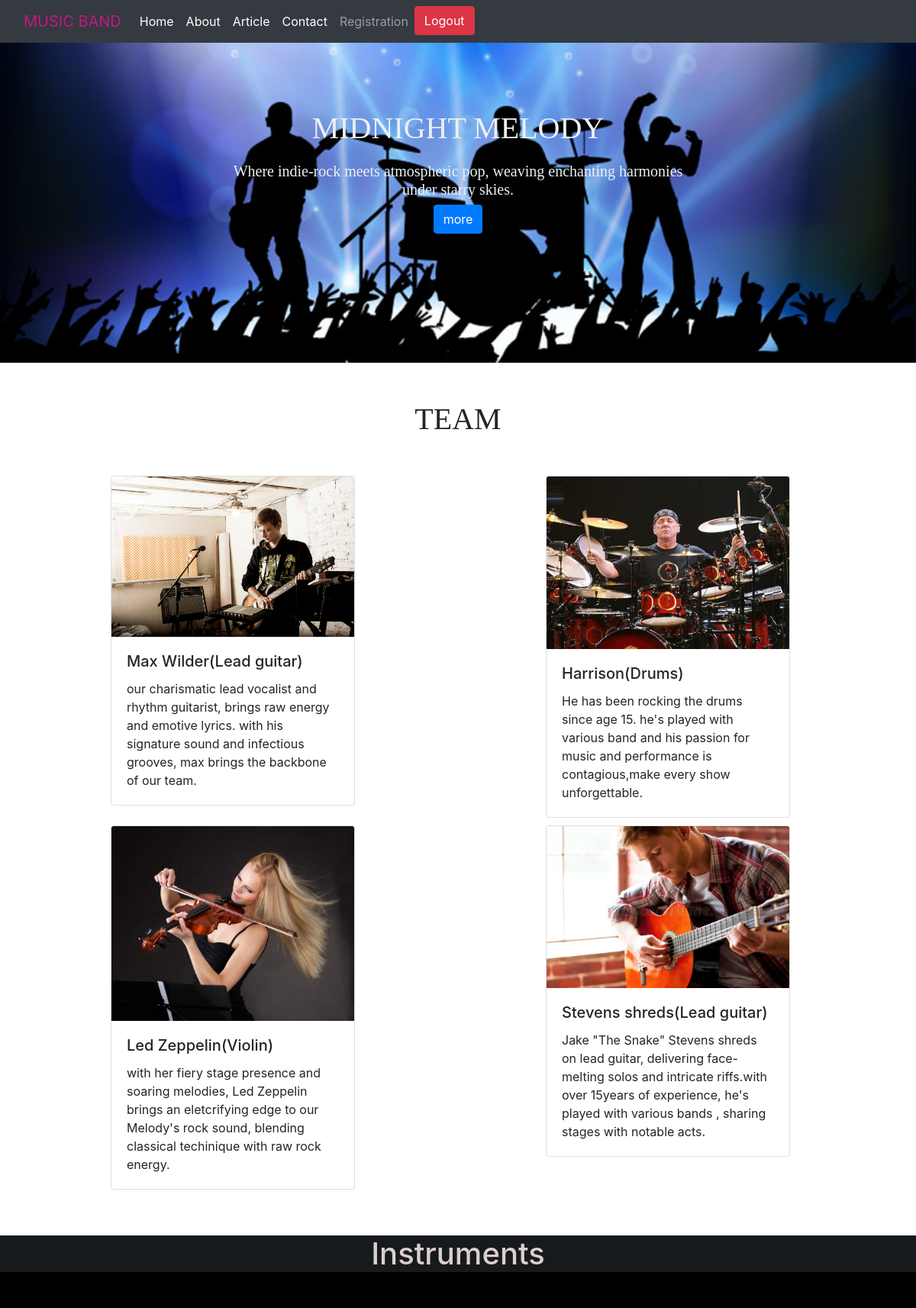
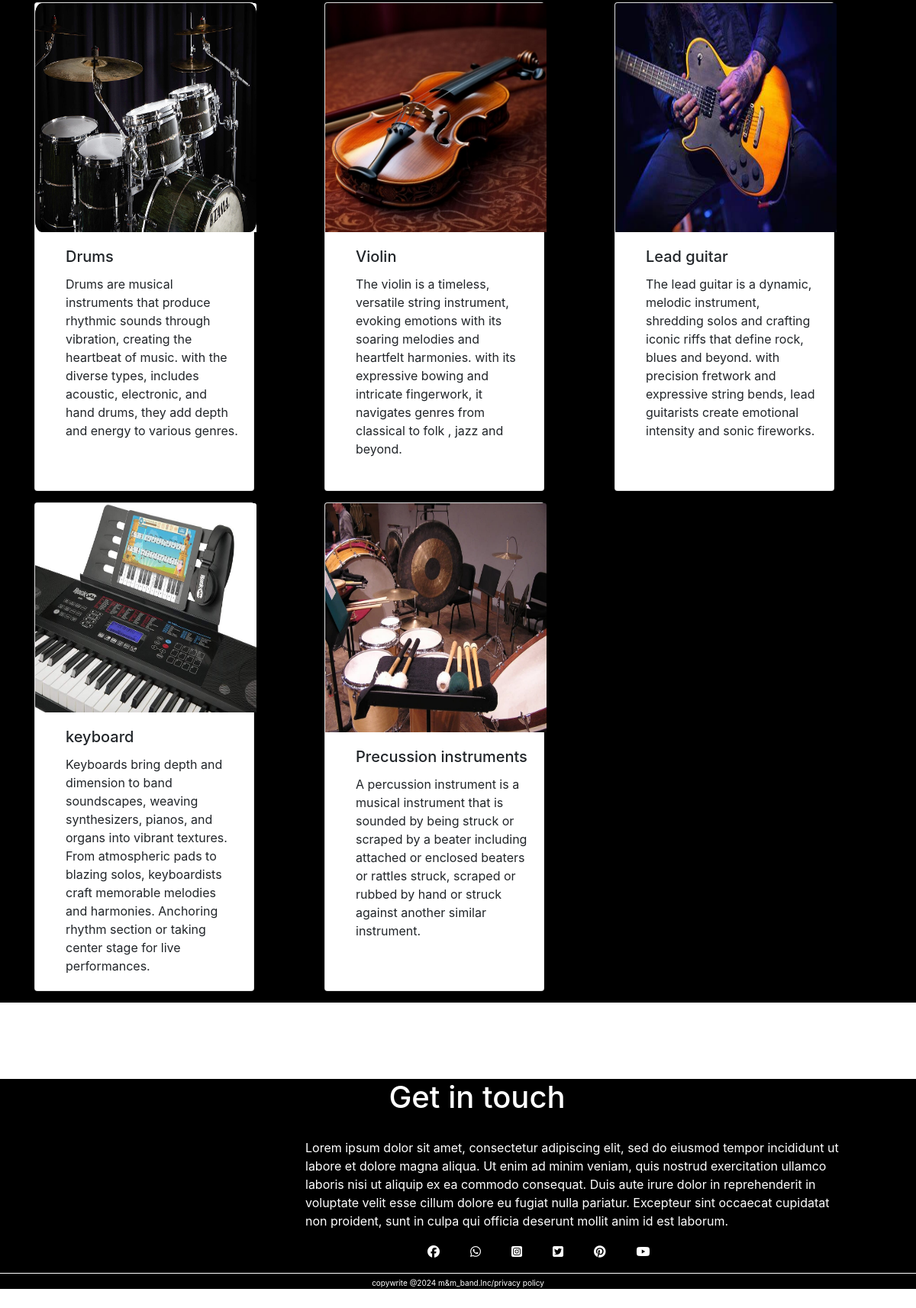
Screenshot of /about (signed in) with the database file from the repository (2 pictures, top to bottom).
### show/models.py (models this page shows, shortened)
class Team(models.Model):
    name=models.CharField(max_length=50,blank=None)
    equip=models.ForeignKey(Instrument,on_delete=models.CASCADE)
    img=models.ImageField(upload_to="image")
    about=models.CharField(max_length=200,blank=None)

class Instrument(models.Model):
    name=models.CharField(max_length=100,blank=None)
    image=models.ImageField(upload_to="image")
    description=models.TextField(max_length=300,blank=True)
    def __str__(self):
        return self.name

### show/views.py (the view)
# urls.py: path("about",views.about,name="about"),
def about(request):
    data=Instrument.objects.all()
    mem=Team.objects.all()
    context={
        "data":data,
        "mem":mem
    }
    return render (request,"about.html",context)

### show/templates/about.html
{% extends "theme.html" %}
{% block content %}
{% load static %}
<div class="slide" style="margin-top: -25px;">
  <div class="swiper mySwiper">
      <div class="swiper-wrapper">
        <div class="swiper-slide"><img src="{% static 'image/image/band4.jpg' %}" alt="" style="height: 500px;" >
          <div class="centered" style="color:rgb(235, 239, 243)">
              <h1 style="margin-bottom: 20px; font-family: Calibri;" class="slide-down">MIDNIGHT MELODY</h1>
              <h5 style="font-family: Verdana;" class="slide-down">Where indie-rock meets
                  atmospheric pop, weaving enchanting
                  harmonies under starry skies.
              </h5>
              <a href="/about" class="btn btn-primary">more</a>
          </div>
      </div>
      </div>
    </div>
  </div>
<div class="slide-down">
<div class="bandmem" style="text-align: center; margin-top: 50px;font-family:Times New Roman; ">
  <h1>TEAM</h1>
</div>
<div class="container">
<div class="row" style="margin-top: 50px;">
{% for a in mem %}
<div class="col-md-6">
<div class="card" style="width: 20rem; margin-left: 100px; margin-bottom: 10px;">
  <img class="card-img-top" src="{{a.img.url}}" alt="Card image cap">
  <div class="card-body">
    <h5 class="card-title">{{a.name}}({{a.equip}})</h5>
    <p class="card-text">{{a.about}}</p>
  </div>
</div>
</div>
{% endfor %}
</div>
</div>
</div>
<div class="slide-down" style="background-color: black; margin-top: 50px;">
  <div class="card2" style="text-align: center; background-color: rgb(23, 26, 28); color: rgb(220, 206, 208);font-size: 400px;">
    <h1 style="margin-bottom: 50px;">Instruments</h1>
  </div>
  <div class="container">
    <div class="row">
      {% for a in data %}
      <div class="col-md-4">
  <div class="card" style="width: 288px; height: 640px; margin-bottom: 15px;">
      <img src="{{a.image.url}}" class="card-img-top" alt="..." style="height: 300px; width: 290px;">
      <div class="card-body" style="margin-left: 20px;">
        <h5 class="card-title">{{a.name}}</h5>
        <p class="card-text">{{a.description}}</p>
      </div>
  </div>
      </div>
      {% endfor %}
    </div>
  </div>
</div>
  {% endblock %}

### show/templates/theme.html (shortened to what this page needs)
{% load static %}
<!doctype html>
<html lang="en">
  <head>
    <link href="{% static 'css/bootstrap.min.css' %} " rel="stylesheet">
    <link rel="stylesheet" href="https://cdn.jsdelivr.net/npm/swiper@11/swiper-bundle.min.css" />
    <link rel="stylesheet" href="https://cdnjs.cloudflare.com/ajax/libs/font-awesome/6.6.0/css/all.min.css">
    <link rel="stylesheet" href="{% static 'style.css' %}">
  </head>
  <body>
    <div class="slide1" style="color: aliceblue;">
        <nav class="navbar fixed-top navbar-expand-lg navbar-dark bg-dark">
          <div class="container-fluid">
            <div class="collapse navbar-collapse" id="navbarTogglerDemo01">
              <a class="navbar-brand" href="/" style="color:mediumvioletred;">MUSIC BAND</a>
              <ul class="navbar-nav me-auto mb-2 mb-lg-0">
                <li class="nav-item">
                  <a class="nav-link active" aria-current="page" href="/">Home</a>
                </li>
                <li class="nav-item">
                  <a class="nav-link active" href="/about">About</a>
                </li>
                <li class="nav-item">
                  <a class="nav-link active" href="/article">Article</a>
                </li>
                <li class="nav-item">
                  <a class="nav-link active" href="/contact">Contact</a>
                </li>
                <li class="nav-item">
                  <a class="nav-link" href="/registration">Registration</a>
                </li>
                {% if user.is_authenticated %}
              <li class="nav-item">
                <form action="{% url 'logout' %}" method="post">
                  <button class="btn btn-danger"> Logout</button>
              </li>
              {% else %}
              <li class="nav-item">
              <a class="nav-link" href="/accounts/login">Login</a>
              </li>
              {% endif %}
              </ul>
            </div>
          </div>
        </nav>
      </div>
    {% block content %}
      {% endblock %}
<div class="footer" style="color: white; background-color: black; margin-bottom: -80px;">
        <div class="footer1">
          <h1 style="text-align: center; margin-top: 100px; margin-left: 50px;">Get in touch </h1>
          <p style="width: 700px; margin-left:400px; margin-top: 30px;">Lorem ipsum dolor sit amet, consectetur adipiscing elit, sed do eiusmod tempor incididunt ut labore et dolore magna aliqua. Ut enim ad minim veniam, quis nostrud exercitation ullamco laboris nisi ut aliquip ex ea commodo consequat. Duis aute irure dolor in reprehenderit in voluptate velit esse cillum dolore eu fugiat nulla pariatur. Excepteur sint occaecat cupidatat non proident, sunt in culpa qui officia deserunt mollit anim id est laborum.</p>
        </div>
      <div class="footer2" style="margin-left: 480px;">
        <ul style="display: flex;">
          <ol><i class="fa-brands fa-facebook"></i></ol>
          <ol><i class="fa-brands fa-whatsapp"></i></ol>
          <ol><i class="fa-brands fa-square-instagram"></i></ol>
          <ol><i class="fa-brands fa-square-twitter"></i></ol>
          <ol><i class="fa-brands fa-pinterest"></i></ol>
          <ol><i class="fa-brands fa-youtube"></i></ol>
        </ul>
      </div>
      <div class="footer3">
        <hr style=" margin-bottom: 40px;width: 100%; border-color: white;">
        <p style="margin-top: -35px; font-size: x-small; text-align: center;">copywrite @2024 m&m_band.lnc/privacy policy</p>
      </div>
</div>
</body>
</html>

### show/static/style.css (style rules this page uses)
.centered { position: absolute; top: 50%; left: 50%; transform: translate(-50%, -50%); }
.swiper { width: 100%; height: 100%; }
.swiper-slide { text-align: center; font-size: 18px; background: #fff; display: flex; justify-content: center; align-items: center; }
.swiper-slide img { display: block; width: 100%; height: 100%; object-fit: cover; }
.slide-down { animation: slideDown 2s ease-out forwards; }

### rows the page displays
Team: img (picture), name "Max Wilder", equip "Lead guitar", about "our charismatic lead vocalist and rhythm guitarist, brings raw energy and emotive lyrics. with his signature sound and infectious grooves, max brings the backbone of our team."
Team: img (picture), name "Harrison", equip "Drums", about "He has been rocking the drums since age 15. he's played with various band and his passion for music and performance is contagious,make every show unforgettable."
Team: img (picture), name "Led Zeppelin", equip "Violin", about "with her fiery stage presence and soaring melodies, Led Zeppelin brings an eletcrifying edge to our Melody's rock sound, blending classical techinique with raw rock energy."
Team: img (picture), name "Stevens shreds", equip "Lead guitar", about "Jake \"The Snake\" Stevens shreds on lead guitar, delivering face-melting solos and intricate riffs.with over 15years of experience, he's played with various bands , sharing stages with notable acts."
Instrument: image (picture), name "Drums", description "Drums are musical instruments that produce rhythmic sounds through vibration, creating the heartbeat of music. with the diverse types, includes acoustic, electronic, and hand drums, they add depth and energy to various genres."
Instrument: image (picture), name "Violin", description "The violin is a timeless, versatile string instrument, evoking emotions with its soaring melodies and heartfelt harmonies. with its expressive bowing and intricate fingerwork, it navigates genres from classical to folk , jazz and beyond."
Instrument: image (picture), name "Lead guitar", description "The lead guitar is a dynamic, melodic instrument, shredding solos and crafting iconic riffs that define rock, blues and beyond. with precision fretwork and expressive string bends, lead guitarists create emotional intensity and sonic fireworks."
Instrument: image (picture), name "keyboard", description "Keyboards bring depth and dimension to band soundscapes, weaving synthesizers, pianos, and organs into vibrant textures. From atmospheric pads to blazing solos, keyboardists craft memorable melodies and harmonies. Anchoring rhythm section or taking center stage for live performances."
Instrument: image (picture), name "Precussion instruments", description "A percussion instrument is a musical instrument that is sounded by being struck or scraped by a beater including attached or enclosed beaters or rattles struck, scraped or rubbed by hand or struck against another similar instrument."
